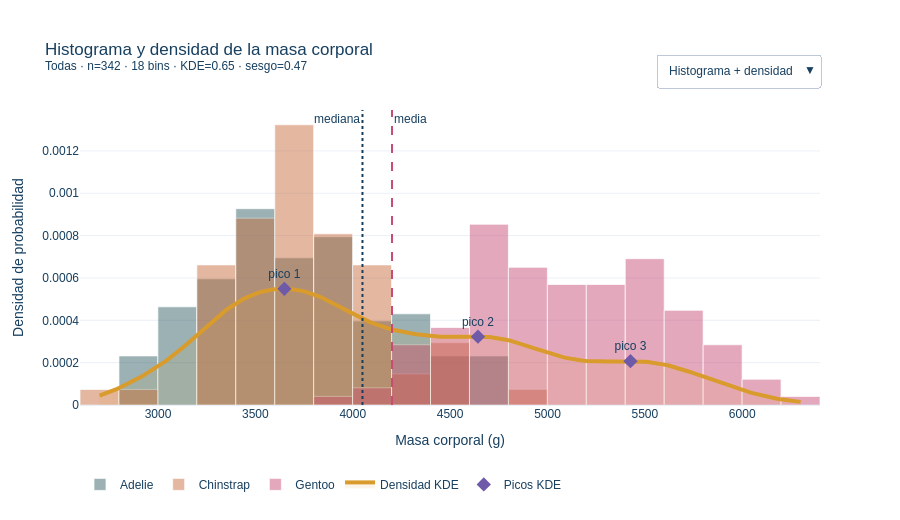

The cell this chart's notebook holds for it:
### Code cell
# @title Explorar Distribuciones { display-mode: "form" }
paleta = {"Adelie": "#2F5D62", "Chinstrap": "#C86B3C", "Gentoo": "#C84B74"}
fig = go.Figure()
grupos = list(df.groupby("species", observed=True))
for nombre, datos in grupos:
    fig.add_trace(go.Histogram(x=datos["body_mass_g"], nbinsx=bins, histnorm="probability density", name=nombre, opacity=.48, marker={"color": paleta[nombre], "line": {"color": "#FFFFFF", "width": .7}}, hovertemplate=f"{nombre}<br>masa=%{{x:,.0f}} g<br>densidad=%{{y:.5f}}<extra></extra>"))
fig.add_trace(go.Scatter(x=grid, y=densidad, mode="lines", name="Densidad KDE", line={"color": "#D99B2B", "width": 4}, fill="tozeroy", fillcolor="rgba(217,155,43,.10)", hovertemplate="masa=%{x:,.0f} g<br>densidad=%{y:.5f}<extra>KDE</extra>"))
fig.add_trace(go.Scatter(x=picos, y=np.interp(picos, grid, densidad), mode="markers+text", text=[f"pico {i+1}" for i in range(len(picos))], textposition="top center", name="Picos KDE", marker={"color": "#6E5AA8", "size": 11, "symbol": "diamond"}, hovertemplate="pico=%{x:,.0f} g<extra></extra>"))
n_hist = len(grupos)
fig.add_vline(x=resumen["media"], line={"color": "#C84B74", "width": 2, "dash": "dash"}, annotation_text="media", annotation_position="top right")
fig.add_vline(x=resumen["mediana"], line={"color": "#173F5F", "width": 2, "dash": "dot"}, annotation_text="mediana", annotation_position="top left")
fig.update_layout(template="plotly_white", barmode="overlay", height=520, title=f"Histograma y densidad de la masa corporal<br><sup>{especie} · n={len(masa)} · {bins} bins · KDE={suavizado} · sesgo={masa.skew():.2f}</sup>", xaxis_title="Masa corporal (g)", yaxis_title="Densidad de probabilidad", legend={"orientation": "h", "y": -0.22}, margin={"t": 110, "b": 115}, font={"family": "Arial", "color": "#173F5F"}, hoverlabel={"bgcolor": "#FFFFFF"}, updatemenus=[{"x": 1, "y": 1.19, "xanchor": "right", "buttons": [{"label": "Histograma + densidad", "method": "update", "args": [{"visible": [True] * (n_hist + 2)}]}, {"label": "Sólo histograma", "method": "update", "args": [{"visible": [True] * n_hist + [False, False]}]}, {"label": "Sólo densidad", "method": "update", "args": [{"visible": [False] * n_hist + [True, True]}]}]}])
fig.show()


display(Markdown("**Lo que muestra:** Con «Todas» y el suavizado inicial aparecen varios picos; el color por especie explica la mezcla. Cambiar bins o KDE altera la forma aparente, no las masas: usa ambos controles y el filtro para comprobar si un pico es estable."))

### Figure 1 — Plotly figure (JSON) as saved in the notebook; plotly's stock layout.template omitted (floating-point values rounded to 4 significant figures; data arrays with more than 128 entries replaced by an {"elided": "..."} marker saying what was removed)
{"data": [{"histnorm": "probability density", "hovertemplate": "Adelie<br>masa=%{x:,.0f} g<br>densidad=%{y:.5f}<extra></extra>", "marker": {"color": "#2F5D62", "line": {"color": "#FFFFFF", "width": 0.7}}, "name": "Adelie", "nbinsx": 18, "opacity": 0.48, "type": "histogram", "x": {"elided": "151 float values"}}, {"histnorm": "probability density", "hovertemplate": "Chinstrap<br>masa=%{x:,.0f} g<br>densidad=%{y:.5f}<extra></extra>", "marker": {"color": "#C86B3C", "line": {"color": "#FFFFFF", "width": 0.7}}, "name": "Chinstrap", "nbinsx": 18, "opacity": 0.48, "type": "histogram", "x": [3500.0, 3900.0, 3650.0, 3525.0, 3725.0, 3950.0, 3250.0, 3750.0, 4150.0, 3700.0, 3800.0, 3775.0, 3700.0, 4050.0, 3575.0, 4050.0, 3300.0, 3700.0, 3450.0, 4400.0, 3600.0, 3400.0, 2900.0, 3800.0, 3300.0, 4150.0, 3400.0, 3800.0, 3700.0, 4550.0, 3200.0, 4300.0, 3350.0, 4100.0, 3600.0, 3900.0, 3850.0, 4800.0, 2700.0, 4500.0, 3950.0, 3650.0, 3550.0, 3500.0, 3675.0, 4450.0, 3400.0, 4300.0, 3250.0, 3675.0, 3325.0, 3950.0, 3600.0, 4050.0, 3350.0, 3450.0, 3250.0, 4050.0, 3800.0, 3525.0, 3950.0, 3650.0, 3650.0, 4000.0, 3400.0, 3775.0, 4100.0, 3775.0]}, {"histnorm": "probability density", "hovertemplate": "Gentoo<br>masa=%{x:,.0f} g<br>densidad=%{y:.5f}<extra></extra>", "marker": {"color": "#C84B74", "line": {"color": "#FFFFFF", "width": 0.7}}, "name": "Gentoo", "nbinsx": 18, "opacity": 0.48, "type": "histogram", "x": [4500.0, 5700.0, 4450.0, 5700.0, 5400.0, 4550.0, 4800.0, 5200.0, 4400.0, 5150.0, 4650.0, 5550.0, 4650.0, 5850.0, 4200.0, 5850.0, 4150.0, 6300.0, 4800.0, 5350.0, 5700.0, 5000.0, 4400.0, 5050.0, 5000.0, 5100.0, 4100.0, 5650.0, 4600.0, 5550.0, 5250.0, 4700.0, 5050.0, 6050.0, 5150.0, 5400.0, 4950.0, 5250.0, 4350.0, 5350.0, 3950.0, 5700.0, 4300.0, 4750.0, 5550.0, 4900.0, 4200.0, 5400.0, 5100.0, 5300.0, 4850.0, 5300.0, 4400.0, 5000.0, 4900.0, 5050.0, 4300.0, 5000.0, 4450.0, 5550.0, 4200.0, 5300.0, 4400.0, 5650.0, 4700.0, 5700.0, 4650.0, 5800.0, 4700.0, 5550.0, 4750.0, 5000.0, 5100.0, 5200.0, 4700.0, 5800.0, 4600.0, 6000.0, 4750.0, 5950.0, 4625.0, 5450.0, 4725.0, 5350.0, 4750.0, 5600.0, 4600.0, 5300.0, 4875.0, 5550.0, 4950.0, 5400.0, 4750.0, 5650.0, 4850.0, 5200.0, 4925.0, 4875.0, 4625.0, 5250.0, 4850.0, 5600.0, 4975.0, 5500.0, 4725.0, 5500.0, 4700.0, 5500.0, 4575.0, 5500.0, 5000.0, 5950.0, 4650.0, 5500.0, 4375.0, 5850.0, 4875.0, 6000.0, 4925.0, 4850.0, 5750.0, 5200.0, 5400.0]}, {"fill": "tozeroy", "fillcolor": "rgba(217,155,43,.10)", "hovertemplate": "masa=%{x:,.0f} g<br>densidad=%{y:.5f}<extra>KDE</extra>", "line": {"color": "#D99B2B", "width": 4}, "mode": "lines", "name": "Densidad KDE", "type": "scatter", "x": {"elided": "240 float values"}, "y": {"elided": "240 float values"}}, {"hovertemplate": "pico=%{x:,.0f} g<extra></extra>", "marker": {"color": "#6E5AA8", "size": 11, "symbol": "diamond"}, "mode": "markers+text", "name": "Picos KDE", "text": ["pico 1", "pico 2", "pico 3"], "textposition": "top center", "type": "scatter", "x": [3649.0, 4643.0, 5426.0], "y": [0.0005488, 0.0003229, 0.0002072]}], "layout": {"annotations": [{"showarrow": false, "text": "media", "x": 4202.0, "xanchor": "left", "xref": "x", "y": 1, "yanchor": "top", "yref": "y domain"}, {"showarrow": false, "text": "mediana", "x": 4050.0, "xanchor": "right", "xref": "x", "y": 1, "yanchor": "top", "yref": "y domain"}], "barmode": "overlay", "font": {"color": "#173F5F", "family": "Arial"}, "height": 520, "hoverlabel": {"bgcolor": "#FFFFFF"}, "legend": {"orientation": "h", "y": -0.22}, "margin": {"b": 115, "t": 110}, "shapes": [{"line": {"color": "#C84B74", "dash": "dash", "width": 2}, "type": "line", "x0": 4202.0, "x1": 4202.0, "xref": "x", "y0": 0, "y1": 1, "yref": "y domain"}, {"line": {"color": "#173F5F", "dash": "dot", "width": 2}, "type": "line", "x0": 4050.0, "x1": 4050.0, "xref": "x", "y0": 0, "y1": 1, "yref": "y domain"}], "title": {"text": "Histograma y densidad de la masa corporal<br><sup>Todas · n=342 · 18 bins · KDE=0.65 · sesgo=0.47</sup>"}, "updatemenus": [{"buttons": [{"args": [{"visible": [true, true, true, true, true]}], "label": "Histograma + densidad", "method": "update"}, {"args": [{"visible": [true, true, true, false, false]}], "label": "Sólo histograma", "method": "update"}, {"args": [{"visible": [false, false, false, true, true]}], "label": "Sólo densidad", "method": "update"}], "x": 1, "xanchor": "right", "y": 1.19}], "xaxis": {"title": {"text": "Masa corporal (g)"}}, "yaxis": {"title": {"text": "Densidad de probabilidad"}}}}
